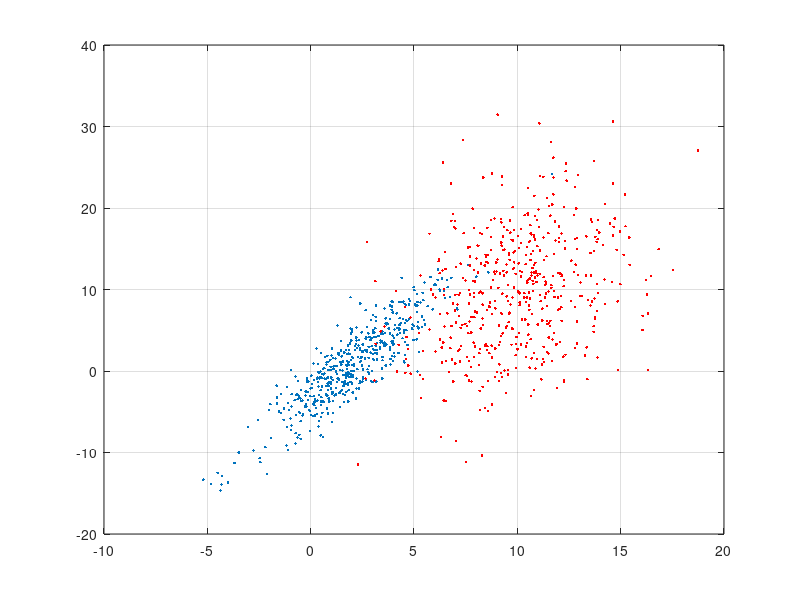

MATLAB code for this plot: (Note: this script raises an error after producing the figure.)
clc;clear;close all
m1=[2 1];m=[0 0];m2=[10 10];
p1=mvnrnd(m1,[5 10;10 25],500);
p2=mvnrnd(m2,[7 5;5 49],500);
plot(p1(:,1),p1(:,2),'.')
hold on;grid
plot(p2(:,1),p2(:,2),'.r')

P1=cov(p1);
P2=cov(p2);
[a b]=eig(P1);
arrow(m1,3*[a(:,1)']+m1);
arrow(m1,5*[a(:,2)']+m1);
[a b]=eig(P2);
arrow(m2,3*[a(:,1)']+m2);
arrow(m2,5*[a(:,2)']+m2);
%CSP Steps

[vec val]=eig(P1+P2);
arrow(m,5*[vec(:,1)']+m);
arrow(m,5*[vec(:,2)']+m);
p=pinv(sqrt(val))*vec';
SCf=p*P1*p';
SCh=p*P2*p';
[U1 sigmaF]=eig(SCf);
[U2 sigmaH]=eig(SCh);
U=U1;
sigmaF+sigmaH
W=p'*U;
[U Sigma]=eig(SCf,SCh);
[Sigma,ind] = sort(diag(Sigma),'descend');
U=U(:,ind);
Uf=U(:,1:1);
Uh=U(:,end:end);
Ur=U(:,2:end-1);

SFf=Uf'*p;
SFh=Uh'*p;
SFr=Ur'*P;




